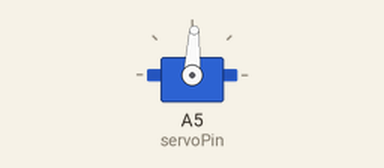
Simulated run of this sketch. Board: Arduino Uno, built with avr-gcc and run on an emulated ATmega328P. Shown: servo.

Above: at 0.05 s.
At 0.2 s:
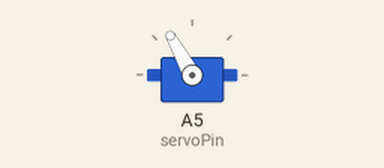
At 0.3 s:
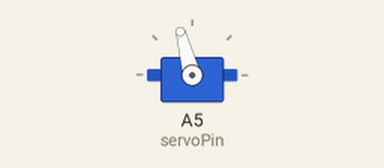
Timing chart, 0 to 3.0 s (numbered marks = the images above):
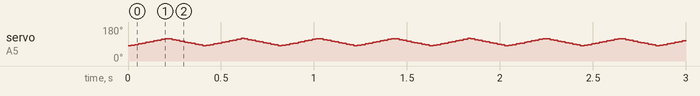

The sketch:

4-0_wiggle.ino
```cpp
/*
 * Learn how to control our servo arm and make it wiggle!
 */

#include <Servo.h>

int servoPin = A5;

Servo servo;

int angle = 0;   // servo position in degrees

void setup()
{
  servo.attach(servoPin,0,1275);
}


void loop()
{
  // use a for loop to increase from from 80 to 120 degrees
  for(angle = 80; angle < 120; angle++)
  {
    servo.write(angle);
    delay(5);
  }
   // use a for loop to decrease from from 120 to 80 degrees
  for(angle = 120; angle > 80; angle--)
  {
    servo.write(angle);
    delay(5);
  }
}
```
